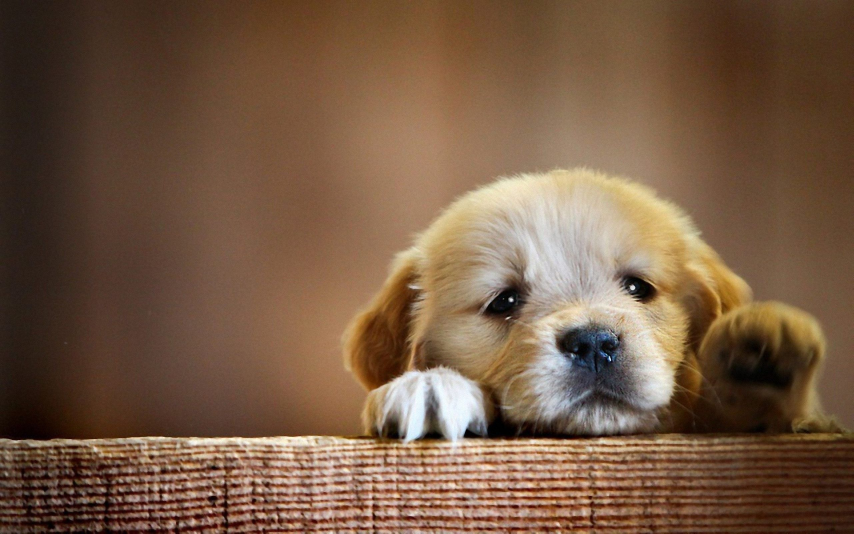
#> input picture dog.jpg, 2560 x 1600 px (shown at 1/3 size)
$ jupyter execute ObjectDetection.ipynb   (shell and % lines are left out)
#> lines starting #> are read from the running program, lines starting #| are printed output that depends on the picture
[cell 1]
import numpy as np
import matplotlib.pyplot as plt
import cv2

[cell 2]
# changing color orger from Blue Green Red to Red Green Blue
img = cv2.imread('dog.jpg')
#> img is the input picture: shape (1600, 2560, 3); mean B, G, R 68.2, 90.4, 118.4
img = cv2.cvtColor(img, cv2.COLOR_BGR2RGB)

[cell 3]
img.shape
#> Out = (1600, 2560, 3)

[cell 4]
plt.imshow(img);

[cell 5]
gray_image = cv2.imread('dog.jpg', cv2.IMREAD_GRAYSCALE)
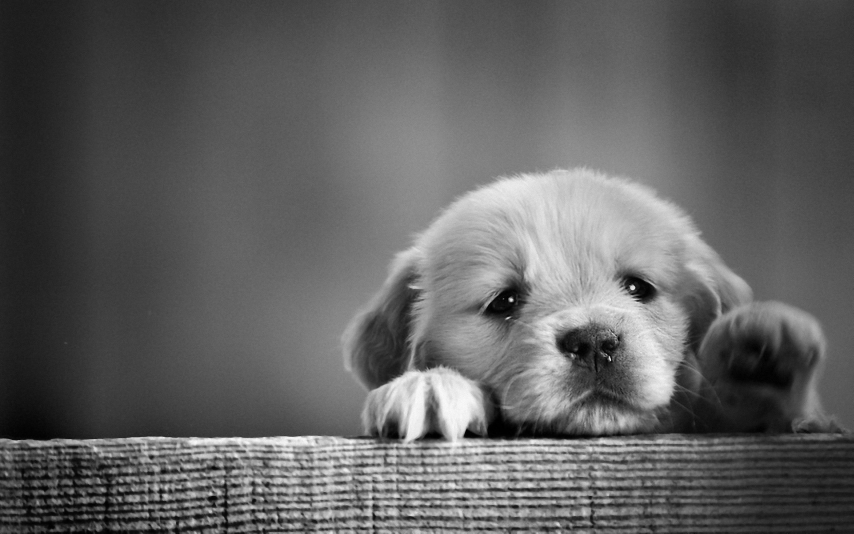
#> gray_image: shape (1600, 2560) (shown at 1/3 size); min 0, max 255, mean 96.2

[cell 6]
plt.imshow(gray_image, cmap='gray');

[cell 7]
ix = -1
iy = 1
drawing = True

def drawing_by_mouse(event, x, y, flags, params):
    global ix, iy, drawing

    if event == cv2.EVENT_LBUTTONDOWN:
        drawing = True
        ix = x
        iy = y
    elif event == cv2.EVENT_MOUSEMOVE:
        if drawing ==  True:
            cv2.rectangle(black_img, (ix, iy),(x,y), (0,0,255), thickness=7)
    elif event == cv2.EVENT_LBUTTONUP:
        drawing = False
        cv2.rectangle(img,(ix,iy),(x,y),(0,0,255),thickness = 7)

cv2.namedWindow(winname = 'my_drawing')
cv2.setMouseCallback('my_drawing', drawing_by_mouse)

black_img = np.zeros(shape = (512, 512, 3))

while True:
    cv2.imshow('my_drawing', black_img)
    if cv2.waitKey(20) & 0xFF == 27:
#> (key Esc is pressed here)
        break
cv2.destroyAllWindows()
